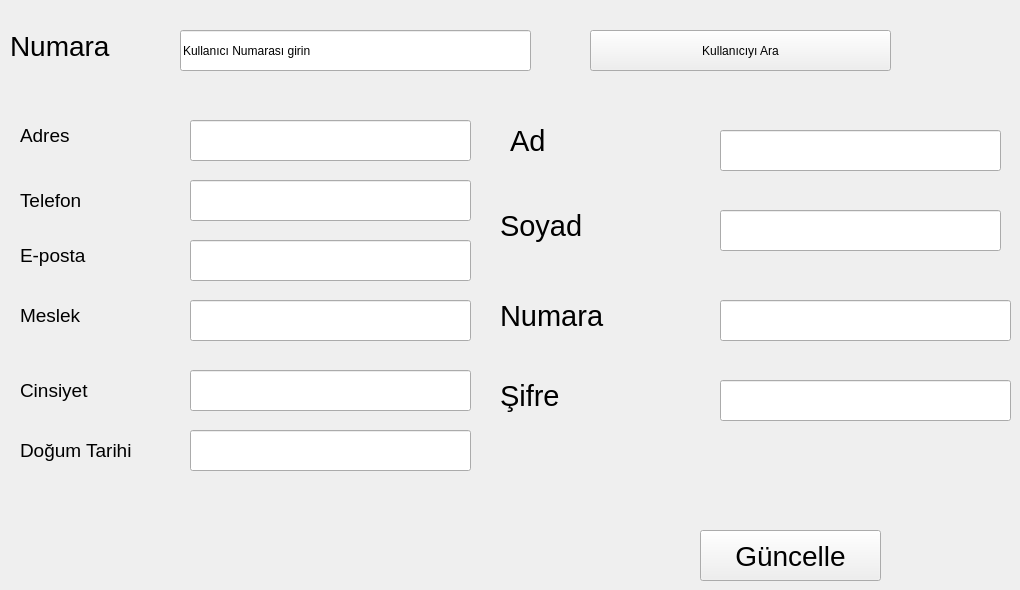
      <widget class="QWidget" name="tab_8">
       <attribute name="title">
        <string>Kullanıcıyı Güncelle</string>
       </attribute>
       <widget class="QPushButton" name="pushButton_10">
        <property name="geometry">
         <rect>
          <x>590</x>
          <y>30</y>
          <width>301</width>
          <height>41</height>
         </rect>
        </property>
        <property name="text">
         <string>Kullanıcıyı Ara</string>
        </property>
       </widget>
       <widget class="QLabel" name="label_21">
        <property name="geometry">
         <rect>
          <x>10</x>
          <y>30</y>
          <width>151</width>
          <height>31</height>
         </rect>
        </property>
        <property name="font">
         <font>
          <family>Segoe UI</family>
          <pointsize>21</pointsize>
          <strikeout>false</strikeout>
         </font>
        </property>
        <property name="text">
         <string>Numara</string>
        </property>
       </widget>
       <widget class="QLineEdit" name="lineEdit_11">
        <property name="geometry">
         <rect>
          <x>180</x>
          <y>30</y>
          <width>351</width>
          <height>41</height>
         </rect>
        </property>
        <property name="text">
         <string>Kullanıcı Numarası girin</string>
        </property>
       </widget>
       <widget class="QPushButton" name="pushButton_8">
        <property name="geometry">
         <rect>
          <x>700</x>
          <y>530</y>
          <width>181</width>
          <height>51</height>
         </rect>
        </property>
        <property name="font">
         <font>
          <family>Segoe UI</family>
          <pointsize>21</pointsize>
          <strikeout>false</strikeout>
         </font>
        </property>
        <property name="text">
         <string>Güncelle</string>
        </property>
       </widget>
       <widget class="QLineEdit" name="lineEdit_85">
        <property name="geometry">
         <rect>
          <x>190</x>
          <y>120</y>
          <width>281</width>
          <height>41</height>
         </rect>
        </property>
        <property name="text">
         <string/>
        </property>
       </widget>
       <widget class="QLabel" name="label_30">
        <property name="geometry">
         <rect>
          <x>500</x>
          <y>370</y>
          <width>151</width>
          <height>51</height>
         </rect>
        </property>
        <property name="font">
         <font>
          <family>Segoe UI</family>
          <pointsize>22</pointsize>
          <strikeout>false</strikeout>
         </font>
        </property>
        <property name="text">
         <string>Şifre</string>
        </property>
       </widget>
       <widget class="QLineEdit" name="lineEdit_88">
        <property name="geometry">
         <rect>
          <x>190</x>
          <y>430</y>
          <width>281</width>
          <height>41</height>
         </rect>
        </property>
        <property name="font">
         <font>
          <family>Segoe UI</family>
          <pointsize>14</pointsize>
          <strikeout>false</strikeout>
         </font>
        </property>
       </widget>
       <widget class="QLabel" name="label_28">
        <property name="geometry">
         <rect>
          <x>20</x>
          <y>430</y>
          <width>151</width>
          <height>41</height>
         </rect>
        </property>
        <property name="font">
         <font>
          <family>Segoe UI</family>
          <pointsize>14</pointsize>
          <strikeout>false</strikeout>
         </font>
        </property>
        <property name="text">
         <string>Doğum Tarihi</string>
        </property>
       </widget>
       <widget class="QLabel" name="label_27">
        <property name="geometry">
         <rect>
          <x>510</x>
          <y>120</y>
          <width>161</width>
          <height>41</height>
         </rect>
        </property>
        <property name="font">
         <font>
          <family>Segoe UI</family>
          <pointsize>22</pointsize>
          <strikeout>false</strikeout>
         </font>
        </property>
        <property name="text">
         <string>Ad</string>
        </property>
       </widget>
       <widget class="QLineEdit" name="lineEdit_87">
        <property name="geometry">
         <rect>
          <x>190</x>
          <y>300</y>
          <width>281</width>
          <height>41</height>
         </rect>
        </property>
        <property name="font">
         <font>
          <family>Segoe UI</family>
          <pointsize>14</pointsize>
          <strikeout>false</strikeout>
         </font>
        </property>
       </widget>
       <widget class="QLabel" name="label_56">
        <property name="geometry">
         <rect>
          <x>20</x>
          <y>120</y>
          <width>161</width>
          <height>31</height>
         </rect>
        </property>
        <property name="font">
         <font>
          <family>Segoe UI</family>
          <pointsize>14</pointsize>
          <strikeout>false</strikeout>
         </font>
        </property>
        <property name="text">
         <string>Adres</string>
        </property>
       </widget>
       <widget class="QLineEdit" name="lineEdit_84">
        <property name="geometry">
         <rect>
          <x>190</x>
          <y>370</y>
          <width>281</width>
          <height>41</height>
         </rect>
        </property>
        <property name="font">
         <font>
          <family>Segoe UI</family>
          <pointsize>14</pointsize>
          <strikeout>false</strikeout>
         </font>
        </property>
       </widget>
       <widget class="QLineEdit" name="lineEdit_14">
        <property name="geometry">
         <rect>
          <x>720</x>
          <y>380</y>
          <width>291</width>
          <height>41</height>
         </rect>
        </property>
        <property name="font">
         <font>
          <family>Segoe UI</family>
          <pointsize>14</pointsize>
          <strikeout>false</strikeout>
         </font>
        </property>
       </widget>
       <widget class="QLabel" name="label_58">
        <property name="geometry">
         <rect>
          <x>500</x>
          <y>200</y>
          <width>161</width>
          <height>51</height>
         </rect>
        </property>
        <property name="font">
         <font>
          <family>Segoe UI</family>
          <pointsize>22</pointsize>
          <strikeout>false</strikeout>
         </font>
        </property>
        <property name="text">
         <string>Soyad</string>
        </property>
       </widget>
       <widget class="QLineEdit" name="lineEdit_15">
        <property name="geometry">
         <rect>
          <x>720</x>
          <y>130</y>
          <width>281</width>
          <height>41</height>
         </rect>
        </property>
        <property name="text">
         <string/>
        </property>
       </widget>
       <widget class="QLineEdit" name="lineEdit_86">
        <property name="geometry">
         <rect>
          <x>190</x>
          <y>240</y>
          <width>281</width>
          <height>41</height>
         </rect>
        </property>
        <property name="text">
         <string/>
        </property>
       </widget>
       <widget class="QLineEdit" name="lineEdit_83">
        <property name="geometry">
         <rect>
          <x>190</x>
          <y>180</y>
          <width>281</width>
          <height>41</height>
         </rect>
        </property>
        <property name="text">
         <string/>
        </property>
       </widget>
       <widget class="QLabel" name="label_31">
        <property name="geometry">
         <rect>
          <x>20</x>
          <y>370</y>
          <width>151</width>
          <height>41</height>
         </rect>
        </property>
        <property name="font">
         <font>
          <family>Segoe UI</family>
          <pointsize>14</pointsize>
          <strikeout>false</strikeout>
         </font>
        </property>
        <property name="text">
         <string>Cinsiyet</string>
        </property>
       </widget>
       <widget class="QLabel" name="label_59">
        <property name="geometry">
         <rect>
          <x>20</x>
          <y>180</y>
          <width>181</width>
          <height>41</height>
         </rect>
        </property>
        <property name="font">
         <font>
          <family>Segoe UI</family>
          <pointsize>14</pointsize>
          <strikeout>false</strikeout>
         </font>
        </property>
        <property name="text">
         <string>Telefon</string>
        </property>
       </widget>
       <widget class="QLabel" name="label_57">
        <property name="geometry">
         <rect>
          <x>20</x>
          <y>240</y>
          <width>161</width>
          <height>31</height>
         </rect>
        </property>
        <property name="font">
         <font>
          <family>Segoe UI</family>
          <pointsize>14</pointsize>
          <strikeout>false</strikeout>
         </font>
        </property>
        <property name="text">
         <string>E-posta</string>
        </property>
       </widget>
       <widget class="QLabel" name="label_29">
        <property name="geometry">
         <rect>
          <x>20</x>
          <y>300</y>
          <width>151</width>
          <height>31</height>
         </rect>
        </property>
        <property name="font">
         <font>
          <family>Segoe UI</family>
          <pointsize>14</pointsize>
          <strikeout>false</strikeout>
         </font>
        </property>
        <property name="text">
         <string>Meslek</string>
        </property>
       </widget>
       <widget class="QLineEdit" name="lineEdit_82">
        <property name="geometry">
         <rect>
          <x>720</x>
          <y>300</y>
          <width>291</width>
          <height>41</height>
         </rect>
        </property>
        <property name="text">
         <string/>
        </property>
       </widget>
       <widget class="QLabel" name="label_22">
        <property name="geometry">
         <rect>
          <x>500</x>
          <y>300</y>
          <width>151</width>
          <height>31</height>
         </rect>
        </property>
        <property name="font">
         <font>
          <family>Segoe UI</family>
          <pointsize>22</pointsize>
          <strikeout>false</strikeout>
         </font>
        </property>
        <property name="text">
         <string>Numara</string>
        </property>
       </widget>
       <widget class="QLineEdit" name="lineEdit_16">
        <property name="geometry">
         <rect>
          <x>720</x>
          <y>210</y>
          <width>281</width>
          <height>41</height>
         </rect>
        </property>
        <property name="text">
         <string/>
        </property>
       </widget>
      </widget>
